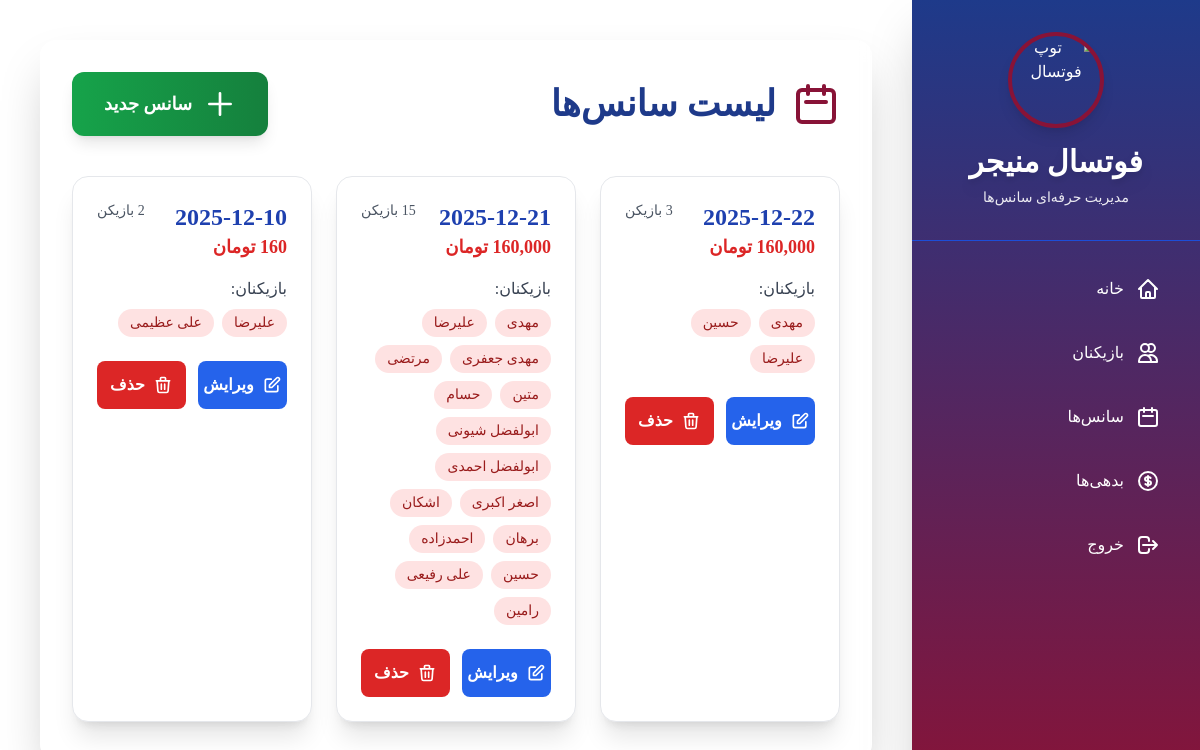
Page /sessions (signed in) on the committed database.
### models.py (models this page shows)
class Session(SQLModel, table=True):  # سانس
    id: Optional[int] = Field(default=None, primary_key=True)
    date: date
    price: float
    players: str  # JSON string of player IDs, e.g., "[1,2,3]"

class Player(SQLModel, table=True):
    id: Optional[int] = Field(default=None, primary_key=True)
    name: str
    level: str  # "guest", "normal", "permanent"

### main.py (the view)
@app.get("/sessions", response_class=HTMLResponse)
def sessions_page(request: Request, db: DBSession = Depends(get_session), user=Depends(get_current_user)):
    sessions = db.exec(select(FSession).order_by(FSession.date.desc())).all()
    players_dict = {p.id: p.name for p in db.exec(select(Player)).all()}  # دیکشنری برای lookup سریع
    processed_sessions = []
    for session in sessions:
        player_ids = json.loads(session.players or "[]")  # در صورت null، لیست خالی
        player_names = [players_dict.get(pid, "نامشخص") for pid in player_ids]
        processed_sessions.append({
            "id": session.id,
            "date": session.date,
            "price": session.price,
            "player_count": len(player_ids),
            "player_names": player_names
        })
    return templates.TemplateResponse("sessions.html", {
        "request": request,
        "sessions": processed_sessions
    })

### templates/sessions.html (shortened to what this page needs)
{% extends "base.html" %}
{% block content %}
<div class="max-w-6xl mx-auto">
    <div class="flex justify-between items-center mb-10">
        <h2 class="text-4xl font-bold text-blue-900 flex items-center">
            <svg class="w-12 h-12 ml-4 text-rose-900" fill="none" stroke="currentColor" viewBox="0 0 24 24">
                <path stroke-linecap="round" stroke-linejoin="round" stroke-width="2" d="M8 7V3m8 4V3m-9 8h10M5 21h14a2 2 0 002-2V7a2 2 0 00-2-2H5a2 2 0 00-2 2v12a2 2 0 002 2z"/>
            </svg>
            لیست سانس‌ها
        </h2>
        <a href="/sessions/new" class="bg-gradient-to-r from-green-600 to-green-700 hover:from-green-700 hover:to-green-800 text-white font-bold text-lg px-8 py-4 rounded-xl shadow-lg transform hover:scale-105 transition flex items-center">
            <svg class="w-8 h-8 ml-3" fill="none" stroke="currentColor" viewBox="0 0 24 24">
                <path stroke-linecap="round" stroke-linejoin="round" stroke-width="2" d="M12 4v16m8-8H4"/>
            </svg>
            سانس جدید
        </a>
    </div>
    {% if sessions|length == 0 %}
        <div class="text-center py-20 text-gray-500 text-xl">
            هنوز سانسی ثبت نشده. اولین سانس رو بسازید! ⚽
        </div>
    {% else %}
        <div class="grid gap-6 md:grid-cols-2 lg:grid-cols-3">
    {% for session in sessions %}
        <div class="bg-white rounded-2xl shadow-xl p-6 border border-gray-200 hover:shadow-2xl transition">
            <div class="flex justify-between items-start mb-4">
                <div>
                    <p class="text-2xl font-bold text-blue-800">{{ session.date }}</p>
                    <p class="text-lg text-red-600 font-semibold">{{ "{:,.0f}".format(session.price) }} تومان</p>
                </div>
                <div class="text-sm text-gray-600">
                    {{ session.player_count }} بازیکن
                </div>
            </div>
            <div class="mb-6">
                <p class="font-medium text-gray-700 mb-2">بازیکنان:</p>
                <div class="flex flex-wrap gap-2">
                    {% for name in session.player_names %}
                        <span class="bg-red-100 text-red-800 px-3 py-1 rounded-full text-sm font-medium">
                            {{ name }}
                        </span>
                    {% endfor %}
                </div>
            </div>
            <div class="flex gap-3">
                <a href="/sessions/{{ session.id }}/edit" class="flex-1 bg-blue-600 hover:bg-blue-700 text-white font-bold py-3 rounded-lg text-center transition flex items-center justify-center">
                    <svg class="w-5 h-5 ml-2" fill="none" stroke="currentColor" viewBox="0 0 24 24">
                        <path stroke-linecap="round" stroke-linejoin="round" stroke-width="2" d="M11 5H6a2 2 0 00-2 2v11a2 2 0 002 2h11a2 2 0 002-2v-5m-1.414-9.414a2 2 0 112.828 2.828L11.828 15H9v-2.828l8.586-8.586z"/>
                    </svg>
                    ویرایش
                </a>
                <form method="post" action="/sessions/{{ session.id }}/delete" class="flex-1"
                      onsubmit="return confirm('مطمئنی می‌خوای این سانس رو حذف کنی؟ این عمل برگشت‌ناپذیره!')">
                    <button type="submit" class="w-full bg-red-600 hover:bg-red-700 text-white font-bold py-3 rounded-lg transition flex items-center justify-center">
                        <svg class="w-5 h-5 ml-2" fill="none" stroke="currentColor" viewBox="0 0 24 24">
                            <path stroke-linecap="round" stroke-linejoin="round" stroke-width="2" d="M19 7l-.867 12.142A2 2 0 0116.138 21H7.862a2 2 0 01-1.995-1.858L5 7m5 4v6m4-6v6m1-10V4a1 1 0 00-1-1h-4a1 1 0 00-1 1v3M4 7h16"/>
                        </svg>
                        حذف
                    </button>
                </form>
            </div>
        </div>
    {% endfor %}
</div>
    {% endif %}
</div>
{% endblock %}

### templates/base.html (style rules this page uses)
body { background-image: url('https://wallpapers.com/images/hd/cool-football-stadium-spotlights-pnjw0muf781r1u4f.jpg'); background-size: cover; background-attachment: fixed; background-position: center; font-family: "Vazirmatn-Fontara"; }

### rows in the picture
Player: name "مهدی"
Player: name "حسین"
Player: name "علیرضا"
Player: name "مهدی جعفری"
Player: name "مرتضی"
Player: name "متین"
Player: name "حسام"
Player: name "ابولفضل شیونی"
Player: name "ابولفضل احمدی"
Player: name "اصغر اکبری"
Player: name "اشکان"
Player: name "برهان"
Player: name "احمدزاده"
Player: name "علی رفیعی"
Player: name "رامین"
Player: name "علی عظیمی"

### other values in the picture
{{ session.date }} "2025-12-22"
{{ "{:,.0f}".format(session.price) }} "160,000"
{{ session.date }} "2025-12-21"
{{ session.date }} "2025-12-10"
{{ "{:,.0f}".format(session.price) }} "160"
